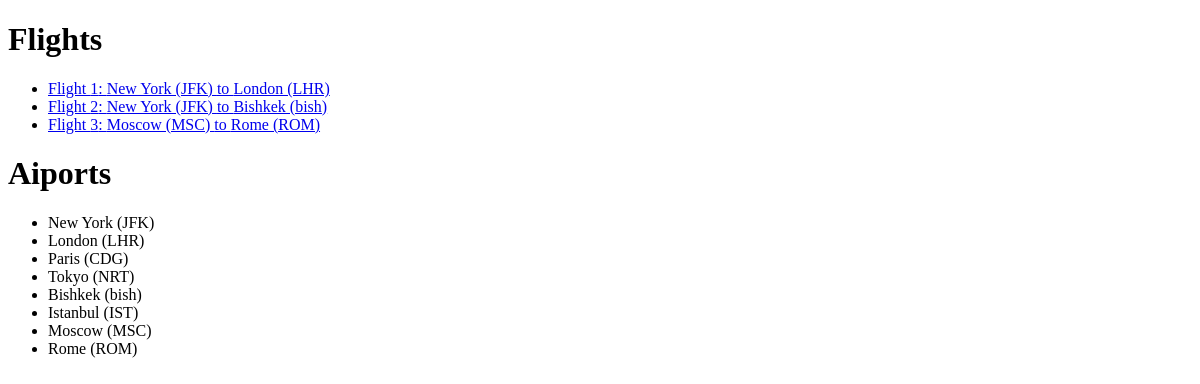
/flights/, run on an earlier commit of the app's database.
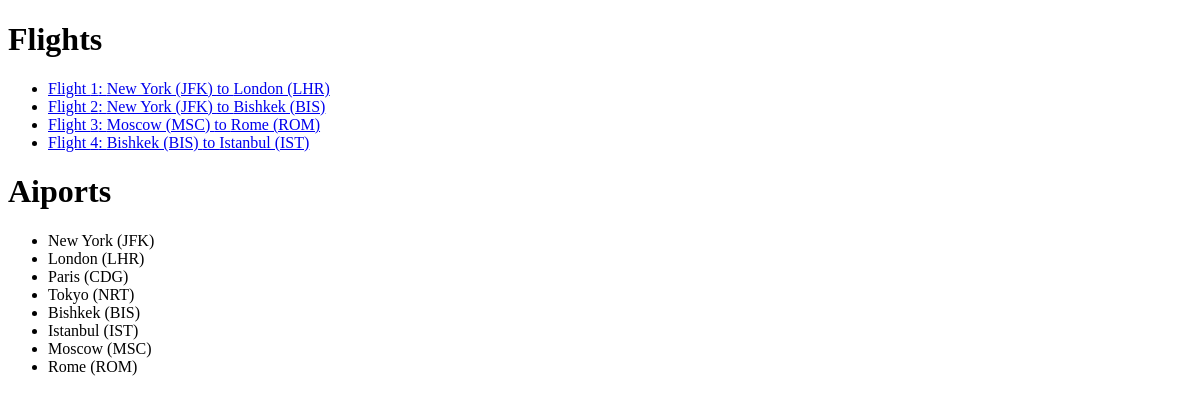
And on a later commit of the database.
### flights/models.py (models this page shows, shortened)
class Flight(models.Model):
    origin = models.ForeignKey(Airport, on_delete=models.CASCADE, related_name="departures")
    destination = models.ForeignKey(Airport, on_delete=models.CASCADE, related_name="arrivals")
    duration = models.IntegerField()

class Airport(models.Model):
    code = models.CharField(max_length=3)
    city = models.CharField(max_length=64)
    def __str__(self):
        return f"{self.city} ({self.code})"

### flights/views.py (the view)
# urls.py: path('', views.index, name='index'),
def index(request):
    return render(request, "flights/index.html", {
        "flights": Flight.objects.all(),
        "airports": Airport.objects.all()
    })

### flights/templates/flights/index.html
{% extends 'flights/layout.html' %}
{% block body %}
    <h1>Flights</h1>
    <ul>
        {% for flight in flights %}
            <li>
                <a href="{% url 'flights:flight' flight.id %}">Flight {{flight.id}}: {{ flight.origin }} to {{ flight.destination }}</a>
            </li>
        {% endfor %}
    </ul>
    <h1>Aiports</h1>
    <ul>
        {% for airport in airports %}
            <li>{{airport.city}} ({{ airport.code }})</li>
        {% endfor %}
    </ul>
{% endblock %}

### flights/templates/flights/layout.html (shortened to what this page needs)
<!DOCTYPE html>
<html lang="en">
<head>
</head>
<body>
    {% block body %}
    {% endblock %}
</body>
</html>

What changed in the data, as far as the page shows it:
changed through a linked row, Flight id 2: destination "Bishkek (bish)" → "Bishkek (BIS)"
added Flight: id "4", origin "Bishkek (BIS)", destination "Istanbul (IST)"
changed Airport "Bishkek": code "bish" → "BIS"
